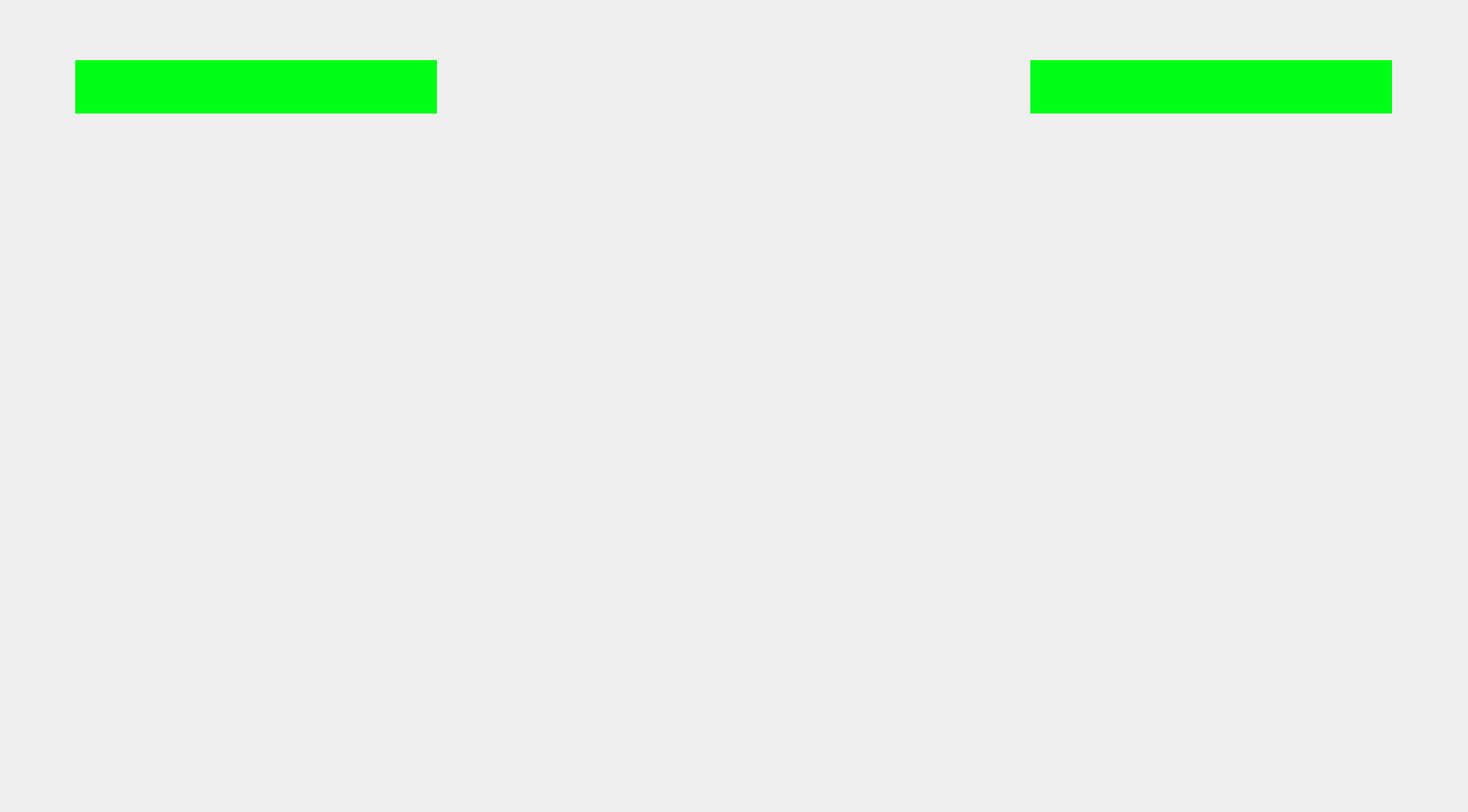
<?xml version="1.0" encoding="UTF-8"?>
<ui version="4.0">
 <class>MainWindow</class>
 <widget class="QMainWindow" name="MainWindow">
  <property name="geometry">
   <rect>
    <x>0</x>
    <y>0</y>
    <width>1952</width>
    <height>1080</height>
   </rect>
  </property>
  <property name="windowTitle">
   <string>MainWindow</string>
  </property>
  <property name="styleSheet">
   <string notr="true"/>
  </property>
  <widget class="QWidget" name="centralwidget">
   <widget class="QLabel" name="label">
    <property name="geometry">
     <rect>
      <x>0</x>
      <y>-10</y>
      <width>1951</width>
      <height>1071</height>
     </rect>
    </property>
    <property name="text">
     <string/>
    </property>
    <property name="pixmap">
     <pixmap>location.jpg</pixmap>
    </property>
    <property name="scaledContents">
     <bool>true</bool>
    </property>
   </widget>
   <widget class="QLabel" name="label_3">
    <property name="geometry">
     <rect>
      <x>1370</x>
      <y>80</y>
      <width>481</width>
      <height>71</height>
     </rect>
    </property>
    <property name="styleSheet">
     <string notr="true">background-color: rgb(0, 255, 21);</string>
    </property>
    <property name="text">
     <string/>
    </property>
   </widget>
   <widget class="QLabel" name="label_4">
    <property name="geometry">
     <rect>
      <x>100</x>
      <y>80</y>
      <width>481</width>
      <height>71</height>
     </rect>
    </property>
    <property name="styleSheet">
     <string notr="true">background-color: rgb(0, 255, 21);</string>
    </property>
    <property name="text">
     <string/>
    </property>
   </widget>
  </widget>
  <widget class="QMenuBar" name="menubar">
   <property name="geometry">
    <rect>
     <x>0</x>
     <y>0</y>
     <width>1952</width>
     <height>21</height>
    </rect>
   </property>
  </widget>
 </widget>
 <resources/>
 <connections/>
</ui>
